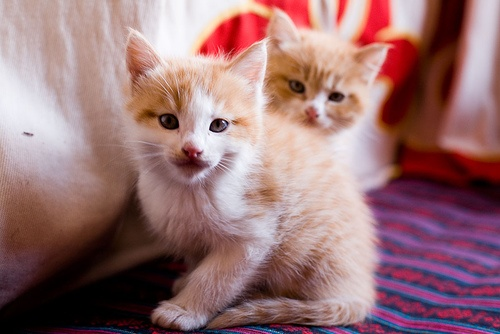
#> input picture 123.jpg, 500 x 334 px
$ jupyter execute --allow-errors 'Histrogram .ipynb'   (shell and % lines are left out)   (Python 2 division)
#> lines starting #> are read from the running program, lines starting #| are printed output that depends on the picture; after the words box and inside, x2 and y2 are one past the last pixel; in counts of white or black regions, pixels touching at a corner belong together
## Drawing Histogram

[cell 1]
import matplotlib
import numpy as np
import matplotlib.pyplot as plt
from IPython.display import Image
import cv2

img = cv2.imread('123.jpg',0)
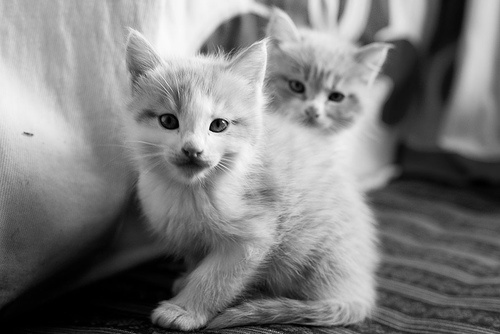
#> img: shape (334, 500); min 0, max 253, mean 125.9

hist,bins = np.histogram(img.flatten(),256,[0,256])
#> hist = 256 values, max 2876 at index 0, min 0 at index 254, mean 652.3; bins = 257 values from 0 to 256

#plt.plot(cdf_normalized, color = 'b')
plt.hist(img.flatten(),256,[0,256], color = 'r')
#> (this line was passed over: IPython is not available in this run)
plt.xlim([0,256])
#> (this line was passed over: IPython is not available in this run)
plt.legend('histogram', loc = 'upper left')
#> (this line was passed over: IPython is not available in this run)
plt.show()
i = Image(filename="123.jpg")
i

## Simple Thresholding

[cell 2]
import cv2
import numpy as np
from matplotlib import pyplot as plt

img = cv2.imread('123.jpg',0)

ret,thresh1 = cv2.threshold(img,127,255,cv2.THRESH_BINARY)
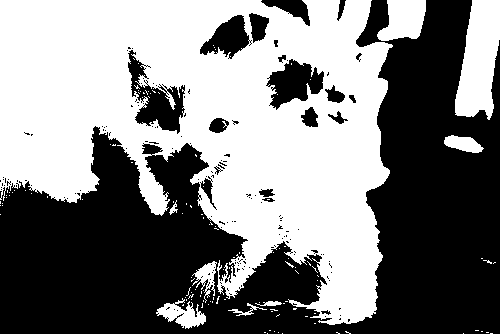
#> thresh1: shape (334, 500); 50.2% white; 154 black regions (134 under 20 px), largest, box (x1, y1, x2, y2) and area: (0, 0, 500, 334) 75756, (128, 50, 185, 134) 1961, (266, 59, 324, 110) 1649
ret,thresh2 = cv2.threshold(img,127,255,cv2.THRESH_BINARY_INV)
ret,thresh3 = cv2.threshold(img,127,255,cv2.THRESH_TRUNC)
ret,thresh4 = cv2.threshold(img,127,255,cv2.THRESH_TOZERO)
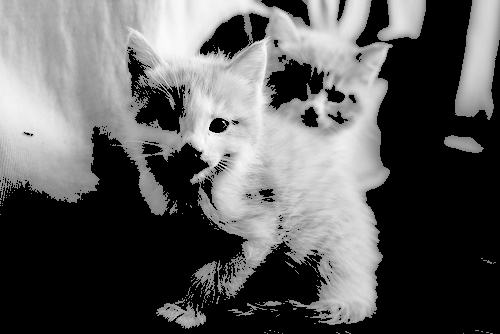
#> thresh4: shape (334, 500); min 0, max 253, mean 93.2
ret,thresh5 = cv2.threshold(img,127,255,cv2.THRESH_TOZERO_INV)
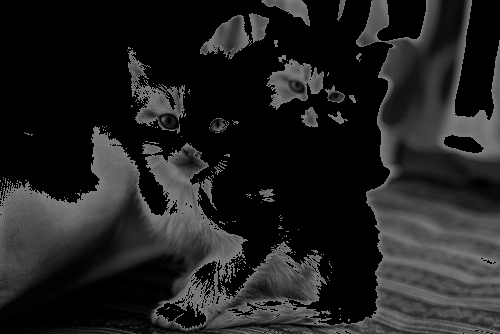
#> thresh5: shape (334, 500); min 0, max 127, mean 32.8

thresh = ['img','thresh1','thresh2','thresh3','thresh4','thresh5']

#> (the rest of this cell did not finish here and is left out)

## Adaptive Thresholding

[cell 3]
import cv2
import numpy as np
from matplotlib import pyplot as plt

img = cv2.imread('123.jpg',0) #gray lavel image
img = cv2.medianBlur(img,5)

ret,th1 = cv2.threshold(img,127,255,cv2.THRESH_BINARY)
#> th1: shape (334, 500); 50.2% white; 23 black regions (8 under 20 px), largest, box (x1, y1, x2, y2) and area: (0, 0, 500, 334) 75529, (128, 50, 184, 132) 2006, (268, 60, 324, 108) 1656
th2 = cv2.adaptiveThreshold(img,255,cv2.ADAPTIVE_THRESH_MEAN_C,cv2.THRESH_BINARY,11,2)
#> th2: shape (334, 500); 68.3% white; 591 black regions (397 under 20 px), largest, box (x1, y1, x2, y2) and area: (50, 241, 379, 334) 5443, (355, 0, 500, 183) 3262, (362, 171, 500, 258) 3046
th3 = cv2.adaptiveThreshold(img,255,cv2.ADAPTIVE_THRESH_GAUSSIAN_C,cv2.THRESH_BINARY,11,2)
#> th3: shape (334, 500); 78.2% white; 1372 black regions (1148 under 20 px), largest, box (x1, y1, x2, y2) and area: (144, 266, 319, 334) 1828, (372, 261, 500, 299) 1225, (195, 11, 270, 61) 1156

#> (the rest of this cell did not finish here and is left out)

## Otsu’s Binarization

[cell 4]
import cv2
import numpy as np
from matplotlib import pyplot as plt
img = cv2.imread('123.jpg',0)

# global thresholding
ret1,th1 = cv2.threshold(img,127,255,cv2.THRESH_BINARY)

# Otsu's thresholding
ret2,th2 = cv2.threshold(img,0,255,cv2.THRESH_BINARY+cv2.THRESH_OTSU)
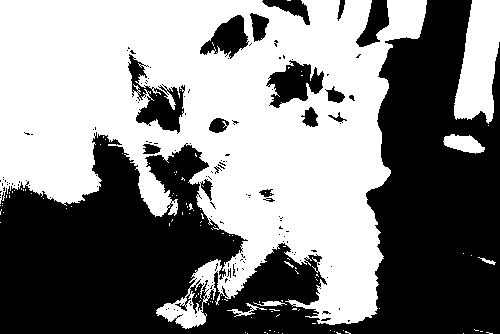
#> th2: shape (334, 500); 51.8% white; 141 black regions (123 under 20 px), largest, box (x1, y1, x2, y2) and area: (0, 0, 500, 334) 72847, (128, 54, 185, 134) 1759, (266, 60, 324, 108) 1512
#> ret2 = 123

# Otsu's thresholding after Gaussian filtering
blur = cv2.GaussianBlur(img,(5,5),0)
ret3,th3 = cv2.threshold(blur,0,255,cv2.THRESH_BINARY+cv2.THRESH_OTSU)
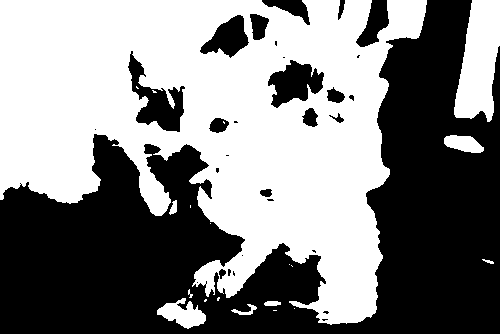
#> th3: shape (334, 500); 51.4% white; 30 black regions (15 under 20 px), largest, box (x1, y1, x2, y2) and area: (0, 0, 500, 334) 73888, (128, 51, 185, 132) 1851, (268, 60, 324, 108) 1569
#> ret3 = 124

# plot all the images and their histograms
titles = ['img','histogram1','th1',
          'img','histogram2','th2',
          'blur','histogram3','th3']

#> (the rest of this cell did not finish here and is left out)

[cell 5]
import cv2
import numpy as np
from matplotlib import pyplot as plt
img = cv2.imread('123.jpg',0)

img = cv2.imread('123.png',0)
blur = cv2.GaussianBlur(img,(5,5),0)

# find normalized_histogram, and its cum_sum
hist = cv2.calcHist([blur],[0],None,[256],[0,256])
#> hist = 256 values, max 2586 at index 0, min 0 at index 251, mean 652.3
hist_norm = hist.ravel()/hist.max()
#> hist_norm = 256 values, max 1 at index 0, min 0 at index 251, mean 0.252
Q = hist_norm.cumsum()
#> Q = 256 values from 1 to 64.58

bins = np.arange(256)

fn_min = np.inf
thresh = -1

for i in xrange(1,256):
    p1,p2 = np.hsplit(hist_norm,[i]) # probabilities
    q1,q2 = Q[i],Q[255]-Q[i] # cum sum of classes
    b1,b2 = np.hsplit(bins,[i]) # weights

    # finding means and variances
    m1,m2 = np.sum(p1*b1)/q1, np.sum(p2*b2)/q2
    v1,v2 = np.sum(((b1-m1)**2)*p1)/q1,np.sum(((b2-m2)**2)*p2)/q2

    # calculates the minimization function
    fn = v1*q1 + v2*q2
    if fn < fn_min:
        fn_min = fn
        thresh = i
#> this loop made 255 passes
#> (p1, q1, q2, m1, m2, v1, v2, fn) on passes 1 to 6: ([1], 1.65, 62.93, 0, 129.3, 0, 4613.4, 290300.4), ([1, 0.653], 2.13, 62.45, 0.307, 130.2, 0.192, 4477.3, 279617.4), ([1, 0.653, 0.473], 2.5, 62.08, 0.639, 131, 0.547, 4379.7, 271881.3), ([1, 0.653, 0.473, 0.375], 2.79, 61.79, 0.977, 131.6, 1.07, 4301, 265760.8), ([1, 0.653, 0.473, 0.375, 0.288], 2.96, 61.62, 1.31, 131.9, 1.74, 4237.3, 261088.1), ([1, 0.653, 0.473, 0.375, 0.288, 0.174], 3.13, 61.45, 1.52, 132.3, 2.33, 4203.3, 258294.2)
#> (q1, q2, m1, m2, v1, v2, fn, fn_min) on passes 10 to 15: (3.72, 60.86, 2.46, 133.5, 6.63, 4090.8, 248983.6, 248983.6), (3.87, 60.71, 2.78, 133.8, 8.57, 4060.6, 246533.8, 246533.8), (4.02, 60.56, 3.09, 134.1, 10.65, 4032.7, 244246.5, 244246.5), (4.21, 60.37, 3.38, 134.5, 12.84, 4008.3, 242036.6, 242036.6), (4.41, 60.17, 3.78, 134.9, 15.87, 3976.1, 239324.5, 239324.5), (4.58, 60, 4.24, 135.2, 19.42, 3939.7, 236464.7, 236464.7)

# find otsu's threshold value with OpenCV function
ret, otsu = cv2.threshold(blur,0,255,cv2.THRESH_BINARY+cv2.THRESH_OTSU)
print thresh,ret
#| 124 124.0

## Histograms - 3 : 2D Histograms

[cell 6]
import cv2
import numpy as np

img = cv2.imread('123.jpg')
#> img is the input picture: shape (334, 500, 3); mean B, G, R 116.3, 114.3, 152.6
hsv = cv2.cvtColor(img,cv2.COLOR_BGR2HSV)
#> hsv: shape (334, 500, 3); mean H, S, V 72.5, 99.4, 154.7

hist = cv2.calcHist( [hsv], [0, 1], None, [180, 256], [0, 180, 0, 256] )
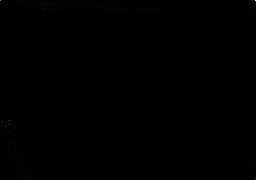
#> hist: shape (180, 256) float32; min 0, max 4274, mean 3.6; drawn with min black and max white

import cv2
import numpy as np
from matplotlib import pyplot as plt

img = cv2.imread('123.jpg')
hsv = cv2.cvtColor(img,cv2.COLOR_BGR2HSV)

#> (the rest of this cell did not finish here and is left out)

## Histogram equalization

[cell 7]
import cv2
import numpy as np

img = cv2.imread('test.jpg',0)
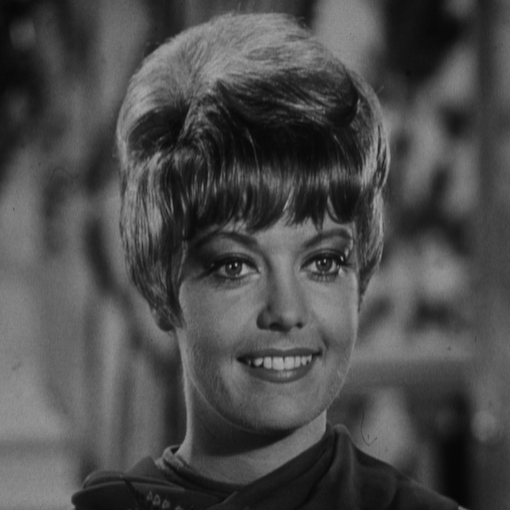
#> input picture test.jpg, 510 x 510 px
#> img: shape (510, 510); min 6, max 171, mean 75.5
equ = cv2.equalizeHist(img)
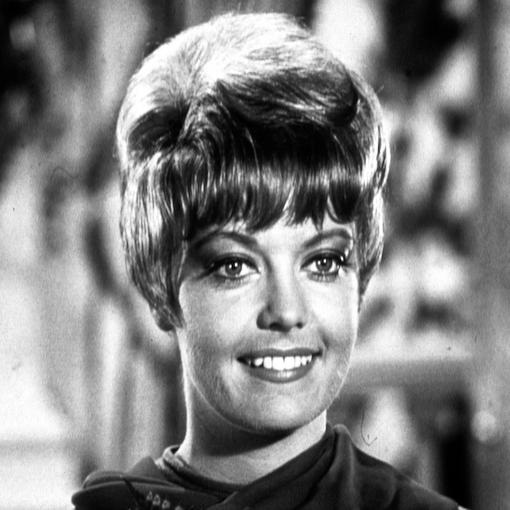
#> equ: shape (510, 510); min 0, max 255, mean 128.4
res = np.hstack((img,equ)) #stacking images side-by-side
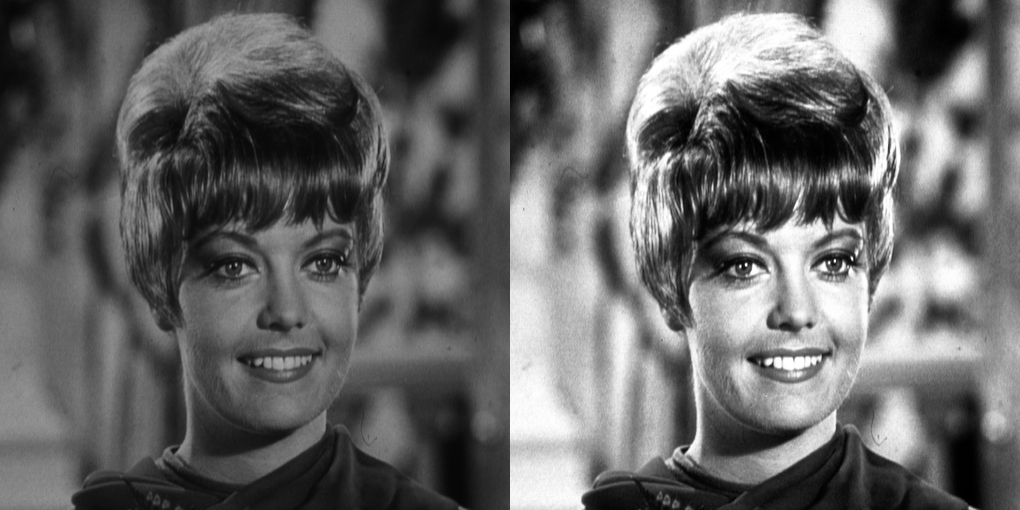
#> res: shape (510, 1020); min 0, max 255, mean 101.9
cv2.imwrite('test-hist.jpg',res)
#> Out = True

[cell 8]
import cv2
###
from IPython.display import Image
# [5 lines of commented-out code are left out]


import matplotlib
import numpy as np
import matplotlib.pyplot as plt

img = cv2.imread('123.jpg',0)
hist,bins = np.histogram(img.flatten(),256,[0,256])

#plt.plot(cdf_normalized, color = 'b')
plt.hist(img.flatten(),256,[0,256], color = 'r')
#> (this line was passed over: IPython is not available in this run)
plt.xlim([0,256])
#> (this line was passed over: IPython is not available in this run)
plt.legend('histogram', loc = 'upper left')
#> (this line was passed over: IPython is not available in this run)
plt.title("Histogram figure")
#> (this line was passed over: IPython is not available in this run)
